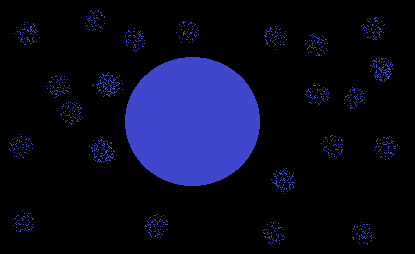
#> input picture PLGlnWj.png, 415 x 254 px, found by its file name
$ jupyter execute clustering_img.ipynb
#> lines starting #> are read from the running program, lines starting #| are printed output that depends on the picture
[cell 1]
import numpy as np
import urllib
import cv2
from google.colab.patches import cv2_imshow

def url_to_image(url):
#> called with url = 'https://i.imgur.com/PLGlnWj.png'
    resp = urllib.request.urlopen(url)
    image = np.asarray(bytearray(resp.read()), dtype="uint8")
    image = cv2.imdecode(image, cv2.IMREAD_COLOR)
#> image is the input picture: shape (254, 415, 3); mean B, G, R 29.7, 10.5, 9.2
    hsv = cv2.cvtColor(image, cv2.COLOR_BGR2HSV)
#> hsv: shape (254, 415, 3); mean H, S, V 17.2, 25.7, 29.7
    return hsv

img = url_to_image(f'https://i.imgur.com/PLGlnWj.png')
BLUE_MIN = (110,50,50)
BLUE_MAX = (130,255,255)

#dst = cv2.inRange(img, BLUE_MIN, BLUE_MAX)

data_cord = []

height, width, channels = img.shape
#> height = 254; width = 415; channels = 3
size = height,width
#> size = (254, 415)

for x in range(size[0]):

    for y in range(size[1]):
        r, g, b = img[x,y]
        if (r,g,b) >= BLUE_MIN and (r,g,b) <= BLUE_MAX:
            data_cord.append([int(x),int(y)])
#> after the loop, data_cord = 15364 pairs, first value 10 to 244, second value 9 to 397
            #img[x,y] = (255,255,255)

cv2_imshow(img)

[cell 2]
import numpy as np
from collections import Counter
from sklearn.cluster import DBSCAN
from sklearn import metrics
from sklearn.datasets import make_blobs
from sklearn.preprocessing import StandardScaler


X = StandardScaler().fit_transform(data_cord)
#> X = 15364 pairs, first value -2.89 to 3.26, second value -3.43 to 3.76

db = DBSCAN(eps=0.3, min_samples=10).fit(X)
core_samples_mask = np.zeros_like(db.labels_, dtype=bool)
core_samples_mask[db.core_sample_indices_] = True
labels = db.labels_
#> labels = 15364 values, max 20 at index 15155, min 0 at index 0, mean 7.34

n_clusters_ = len(set(labels)) - (1 if -1 in labels else 0)
#> n_clusters_ = 21

import matplotlib.pyplot as plt

unique_labels = set(labels)
#> unique_labels = 21 items
colors = [plt.cm.Spectral(each)
          for each in np.linspace(0, 1, len(unique_labels))]
#> colors = 21 items, first 6: (0.62, 0.00392, 0.259, 1), (0.721, 0.116, 0.283, 1), (0.831, 0.238, 0.309, 1), (0.895, 0.333, 0.287, 1), (0.957, 0.427, 0.263, 1), (0.975, 0.557, 0.323, 1)
for k, col in zip(unique_labels, colors):
    if k == -1:
        pass

    class_member_mask = (labels == k)

    xy = X[class_member_mask & core_samples_mask]
    plt.plot(xy[:, 0], xy[:, 1], 'o', markerfacecolor=tuple(col),
             markeredgecolor='k', markersize=14)

    xy = X[class_member_mask & ~core_samples_mask]
    plt.plot(xy[:, 0], xy[:, 1], 'o', markerfacecolor=tuple(col),
             markeredgecolor='k', markersize=6)
#> this loop made 21 passes
#> col on passes 1 to 12: (0.62, 0.00392, 0.259, 1), (0.721, 0.116, 0.283, 1), (0.831, 0.238, 0.309, 1), (0.895, 0.333, 0.287, 1), (0.957, 0.427, 0.263, 1), (0.975, 0.557, 0.323, 1), (0.991, 0.677, 0.378, 1), (0.994, 0.778, 0.461, 1), (0.996, 0.878, 0.545, 1), (0.998, 0.94, 0.649, 1), (0.998, 0.999, 0.746, 1), (0.952, 0.981, 0.674, 1)

plt.title('Estimated number of clusters: %d' % n_clusters_)
plt.show()
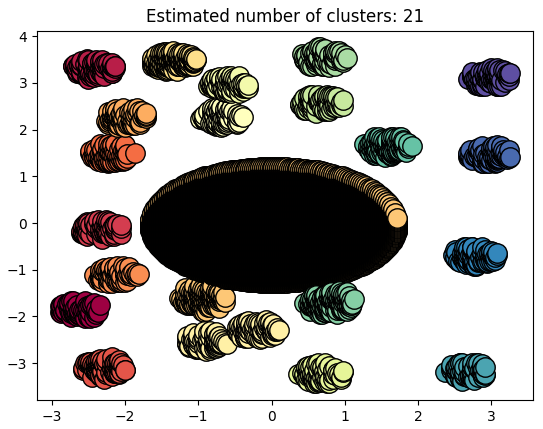
#> figure drawn by matplotlib, 1 panel

[cell 3]
dict_data = dict(Counter(labels))
#> dict_data = 21 items
template_max = max(dict_data, key=dict_data.get)
#> template_max = 7
result_cluster = []

for i in range(len(labels)):
    if labels[i] == template_max:
      x,y = data_cord[i]
      result_cluster.append(data_cord[i])
      img[x,y] = (255,0,0)
    else:
      x,y = data_cord[i]
      img[x,y] = (0,0,0)
#> this loop made 15364 passes
#> (x, y) on passes 1 to 12: (10, 91), (10, 98), (11, 90), (11, 95), (11, 98), (12, 92), (12, 100), (12, 101), (13, 93), (13, 94), (14, 101), (15, 94)
#> img: shape (254, 415, 3); mean H, S, V 33.4, 0, 0
#> after the loop, result_cluster = 13807 pairs, first value 57 to 185, second value 92 to 259

cv2_imshow(img)
